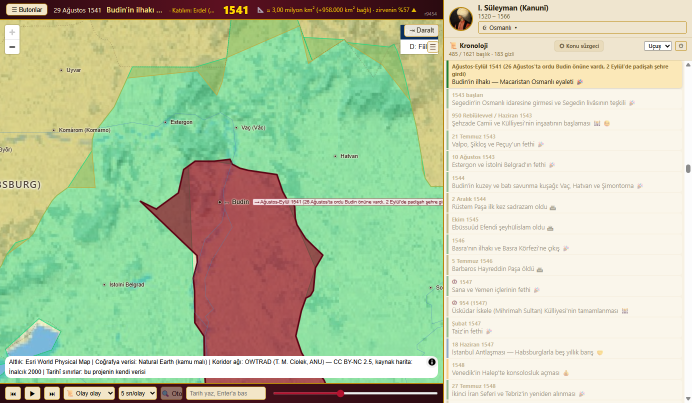
#> input picture denetim/ETIKET-0073-budin-peste-z10.png, 1384 x 805 px (shown at 1/2 size)
$ python SINIR-CIZGI-0076-kirp.py ETIKET-0073-budin-peste-z10.png ETIKET-0073-budin-peste-z6.png 5
#> lines starting #> are read from the running program, lines starting #| are printed output that depends on the picture
# -*- coding: utf-8 -*-
"""Gorseli buyuterek kirp: py denetim/SINIR-CIZGI-0076-kirp.py <giris> <cikis> [kat]"""
import sys
from PIL import Image
g, c = sys.argv[1], sys.argv[2]
kat = int(sys.argv[3]) if len(sys.argv) > 3 else 3
im = Image.open(g)
#> im is the input picture: PIL image 1384x805 RGB; mean R, G, B 186.5, 201.9, 167.6
print('asil boyut:', im.size)
#| asil boyut: (1384, 805)
im2 = im.resize((im.size[0] * kat, im.size[1] * kat), Image.LANCZOS)
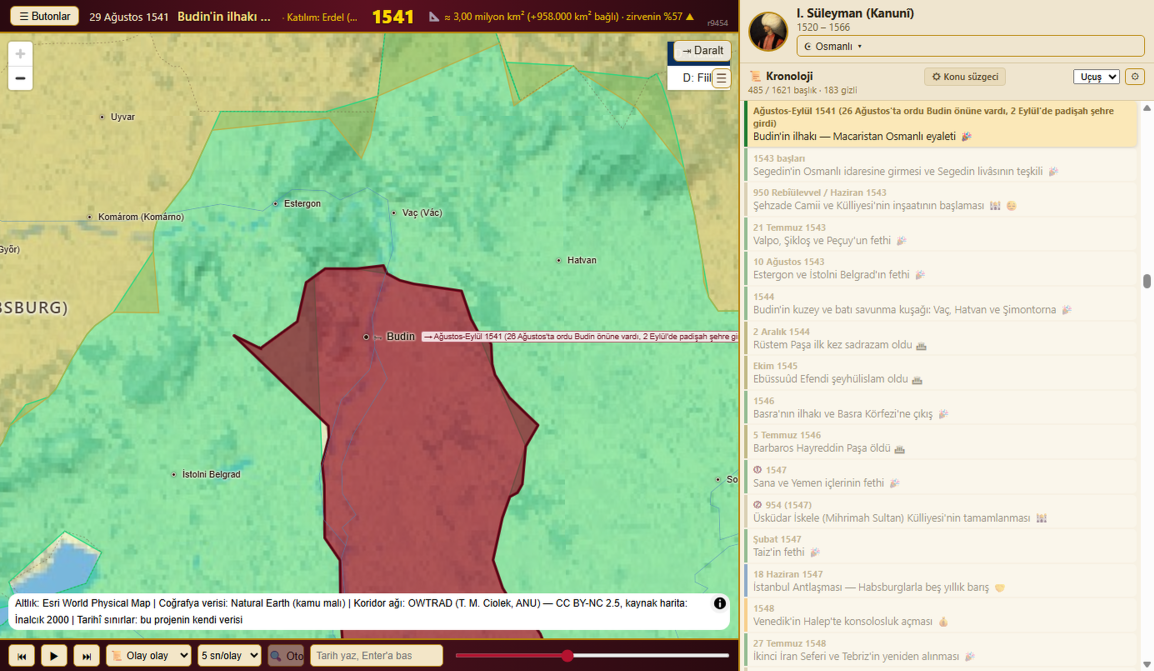
#> im2: PIL image 6920x4025 RGB (shown at 1/6 size); mean R, G, B 186.4, 201.8, 167.6
im2.save(c)
print('yazildi:', c, im2.size)
#| yazildi: ETIKET-0073-budin-peste-z6.png (6920, 4025)

$ run again, on denetim/ETIKET-0073-hisarlar-z10.png
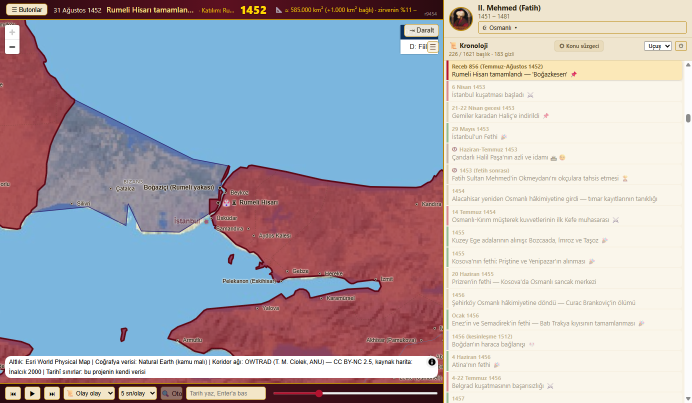
#> input picture denetim/ETIKET-0073-hisarlar-z10.png, 1384 x 805 px (shown at 1/2 size)
#> im is the input picture: PIL image 1384x805 RGB; mean R, G, B 176.2, 174.2, 182.3
#| asil boyut: (1384, 805)
#> `im2 = im.resize((im.size[0] * kat, im.size[1] * kat), Image.LANCZOS)`:
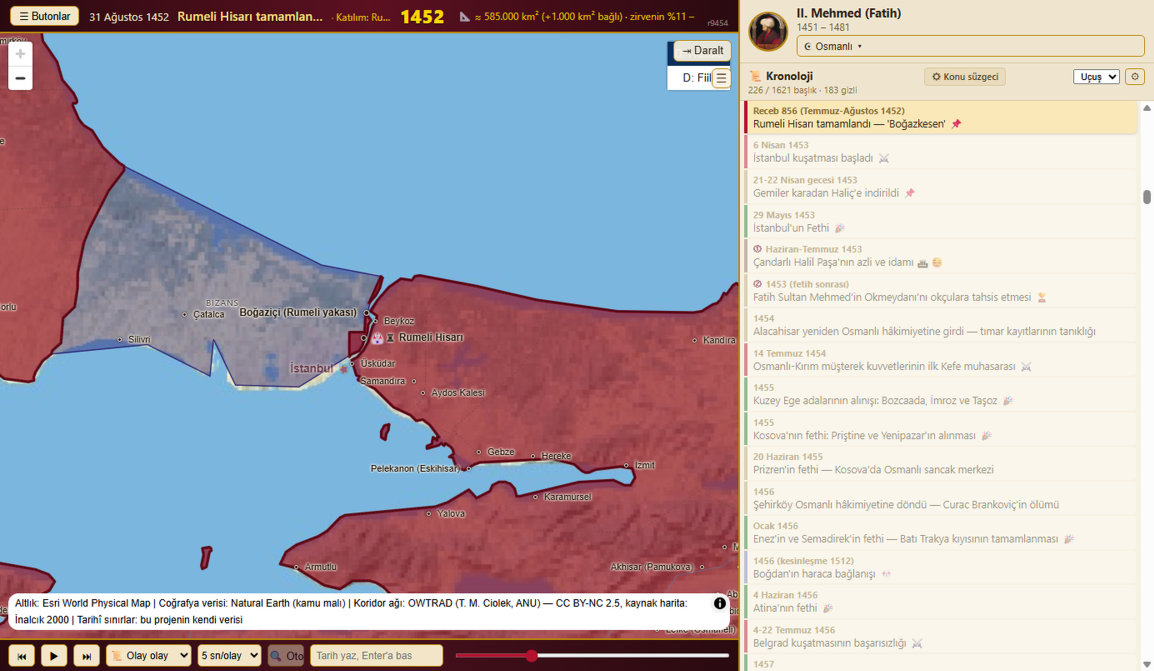
#> im2: PIL image 6920x4025 RGB (shown at 1/6 size); mean R, G, B 176.1, 174.1, 182.2
#| yazildi: ETIKET-0073-hisarlar-z10.png (6920, 4025)

$ run again, on denetim/ETIKET-0073-hisarlar-z6.png
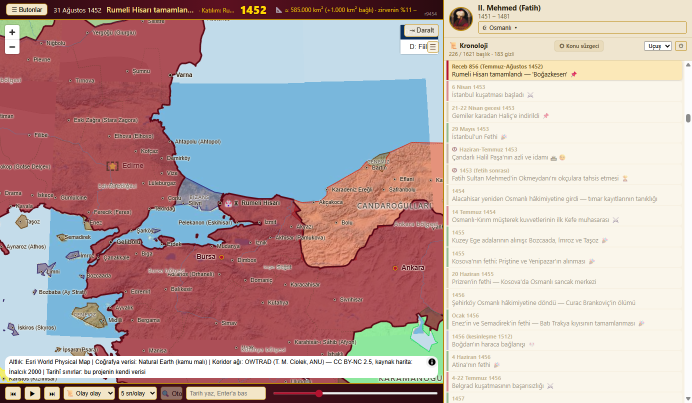
#> input picture denetim/ETIKET-0073-hisarlar-z6.png, 1384 x 805 px (shown at 1/2 size)
#> im is the input picture: PIL image 1384x805 RGB; mean R, G, B 190.1, 170, 168.8
#| asil boyut: (1384, 805)
#> `im2 = im.resize((im.size[0] * kat, im.size[1] * kat), Image.LANCZOS)`:
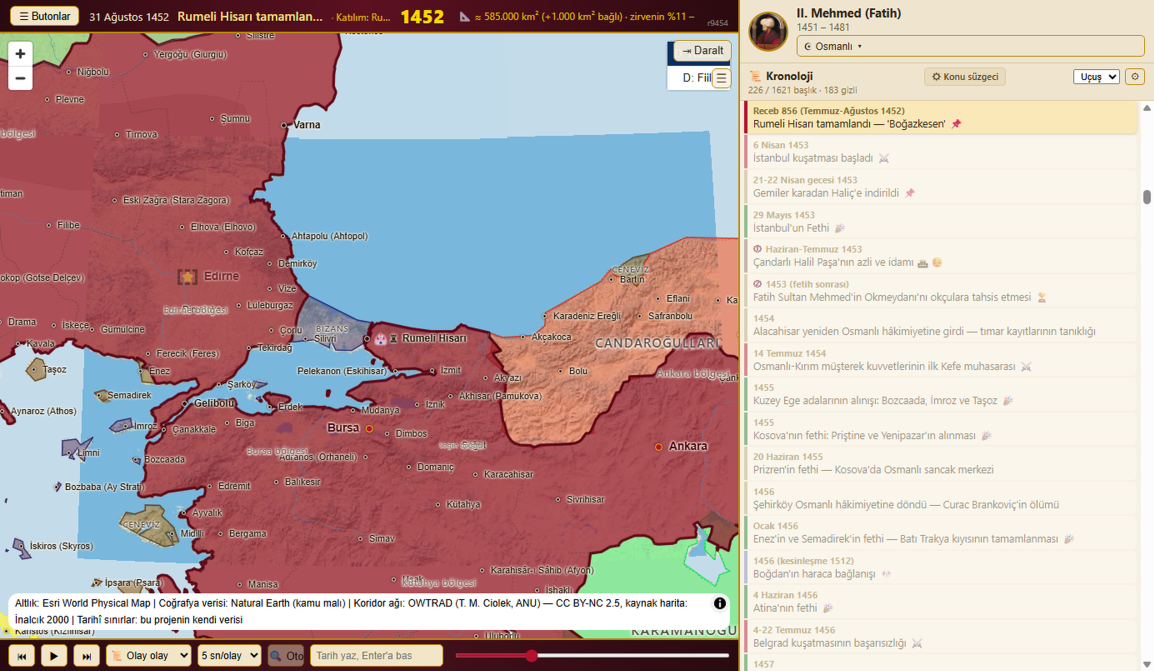
#> im2: PIL image 6920x4025 RGB (shown at 1/6 size); mean R, G, B 189.9, 169.9, 168.7
#| yazildi: ETIKET-0073-hisarlar-z6.png (6920, 4025)
